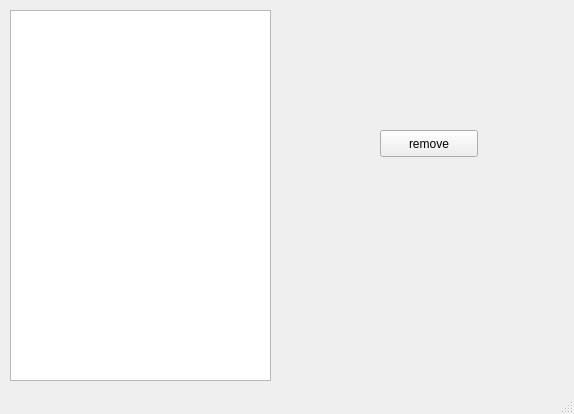
<?xml version="1.0" encoding="UTF-8"?>
<ui version="4.0">
 <class>ScopeManager</class>
 <widget class="QMainWindow" name="ScopeManager">
  <property name="geometry">
   <rect>
    <x>0</x>
    <y>0</y>
    <width>574</width>
    <height>414</height>
   </rect>
  </property>
  <property name="windowTitle">
   <string>MainWindow</string>
  </property>
  <widget class="QWidget" name="centralwidget">
   <widget class="QListWidget" name="scopeList">
    <property name="geometry">
     <rect>
      <x>10</x>
      <y>10</y>
      <width>261</width>
      <height>371</height>
     </rect>
    </property>
   </widget>
   <widget class="QPushButton" name="removeActive">
    <property name="geometry">
     <rect>
      <x>380</x>
      <y>130</y>
      <width>98</width>
      <height>27</height>
     </rect>
    </property>
    <property name="text">
     <string>remove</string>
    </property>
   </widget>
  </widget>
  <widget class="QStatusBar" name="statusbar"/>
 </widget>
 <resources/>
 <connections/>
</ui>
